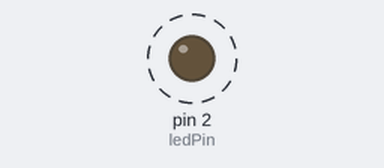
Recording of a sketch running on a simulated Arduino Uno, built with avr-gcc and run on an emulated ATmega328P. On the bench: output pins drawn as LEDs (lit = HIGH). Dashed ring = blinking.

Above: at 0.2 s.
Timing chart, 0 to 3.0 s (numbered marks = the images above):
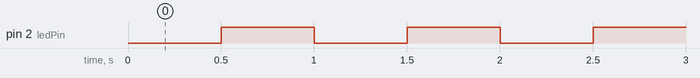

The sketch:

ex03_1Hz_blink.ino
```cpp
// 实验3-1：使用 millis() 实现1Hz稳定闪烁（非阻塞）
const int ledPin = 2;
const unsigned long interval = 500;  // 500ms亮 → 500ms灭 → 周期1秒
unsigned long previousMillis = 0;
int ledState = LOW;

void setup() {
  Serial.begin(115200);
  pinMode(ledPin, OUTPUT);
}

void loop() {
  unsigned long currentMillis = millis();
  if (currentMillis - previousMillis >= interval) {
    previousMillis = currentMillis;
    ledState = !ledState;
    digitalWrite(ledPin, ledState);
  }
}
```

Measured:
- by itself, pin 2 (ledPin): alternates HIGH for 0.50 s and LOW for 0.50 s
